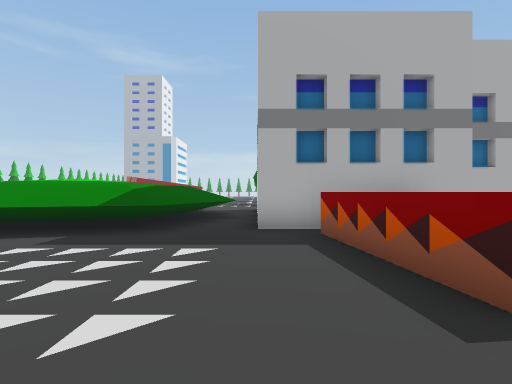
[1] (above)

24 first-person views from a walk through a 3-D level made in the Unity game engine. The camera is 1.5 m above the floor, looks level and sees 80° across. The floor is counted in squares, 2 m on a side. Each view is taken from the middle of a square. On the plan, view 1 faces up. The plan holds only what a view shows up to about 10 squares ahead; the rest is blank. The place goes on beyond the plan.

[2]
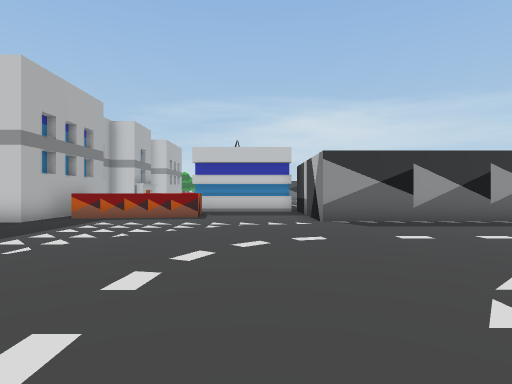

[3]
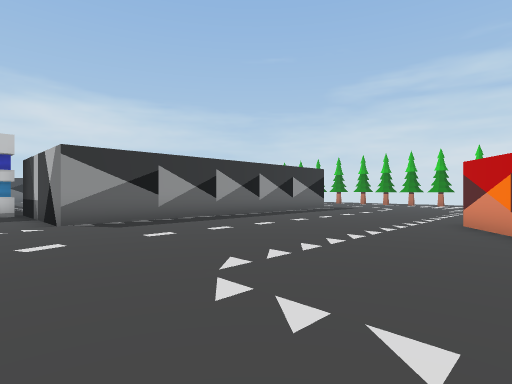

[4]
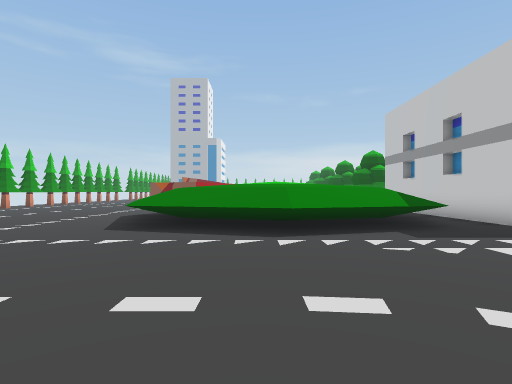

[5]
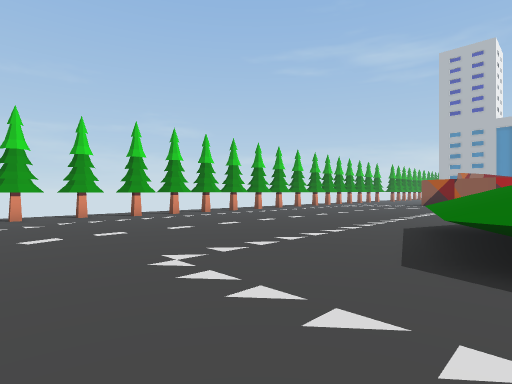

[6]
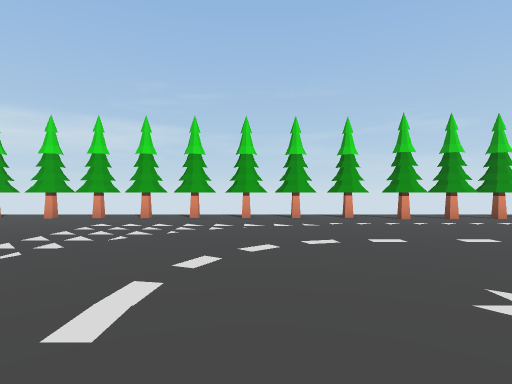

[7]
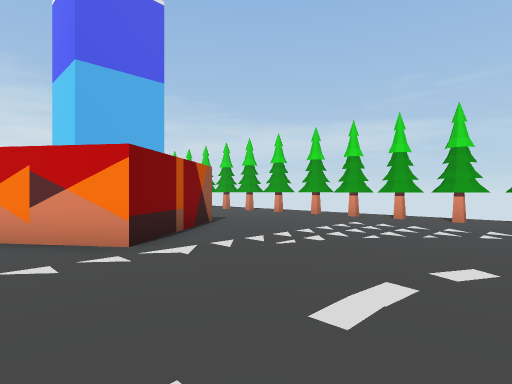

[8]
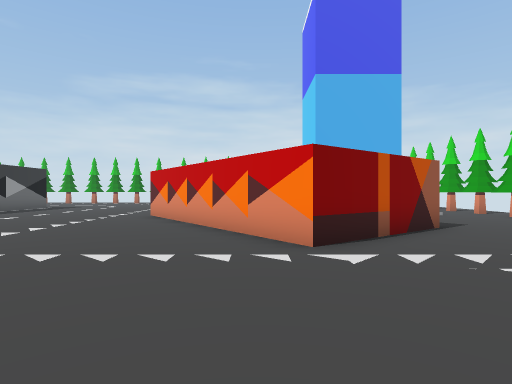

[9]
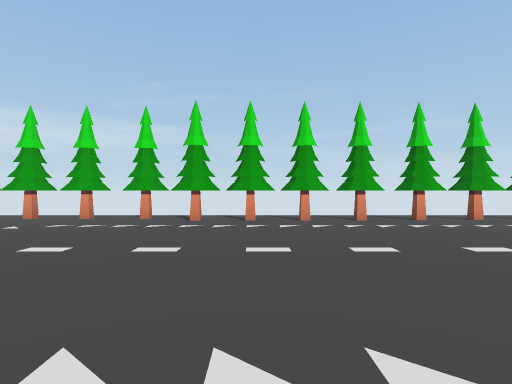

[10]
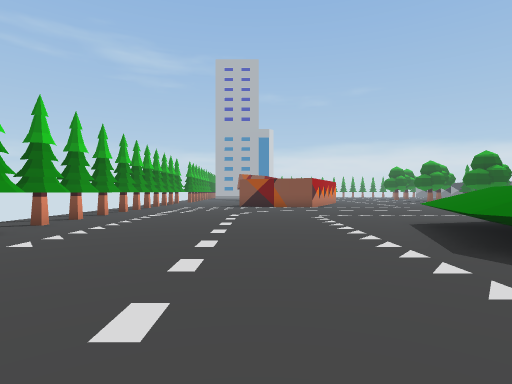

[11]
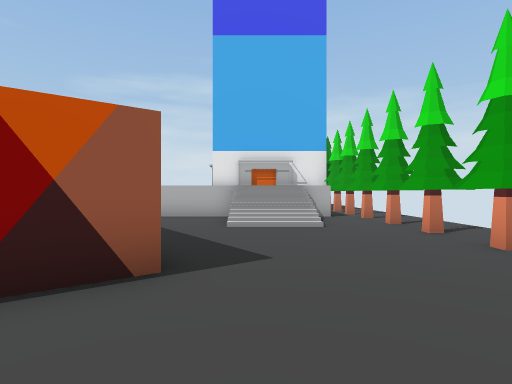

[12]
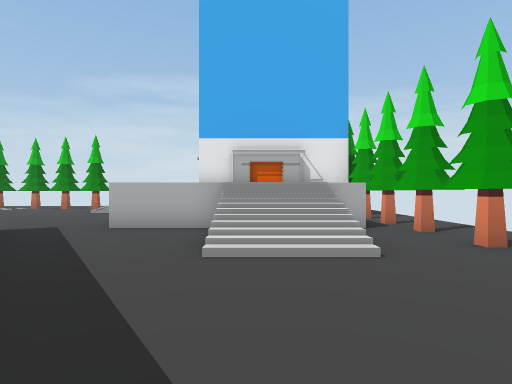

[13]
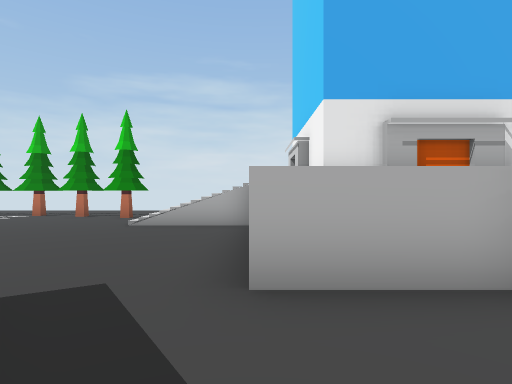

[14]
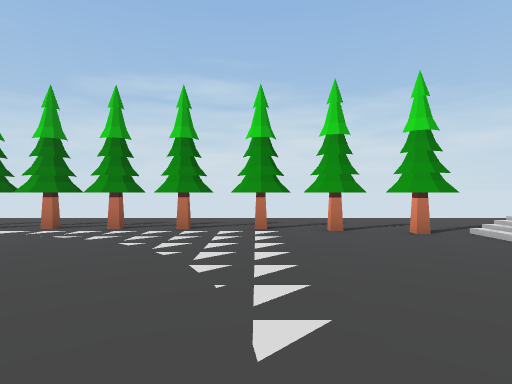

[15]
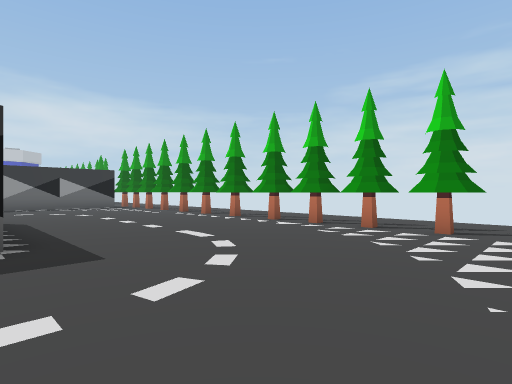

[16]
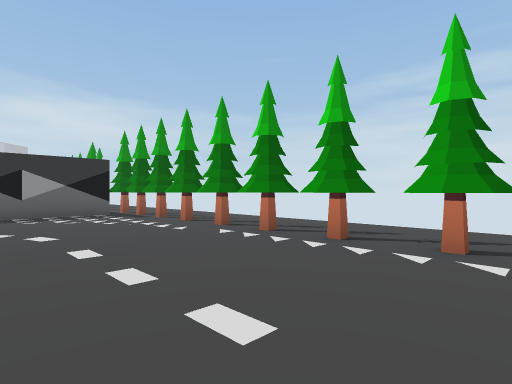

[17]
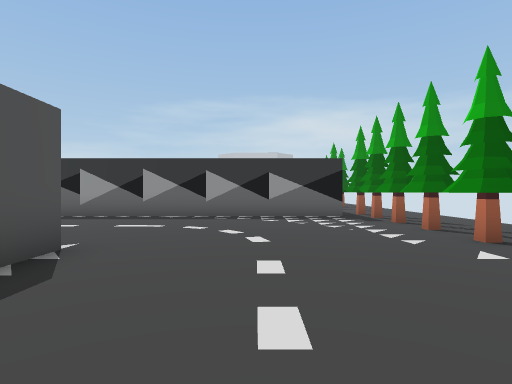

[18]
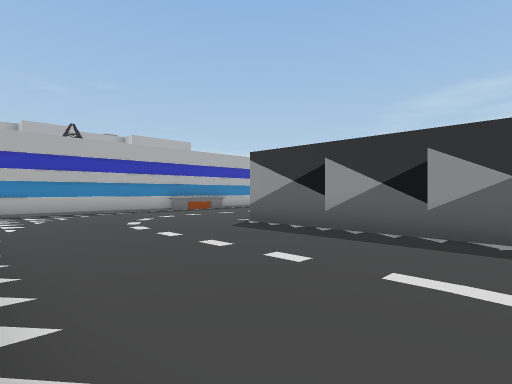

[19]
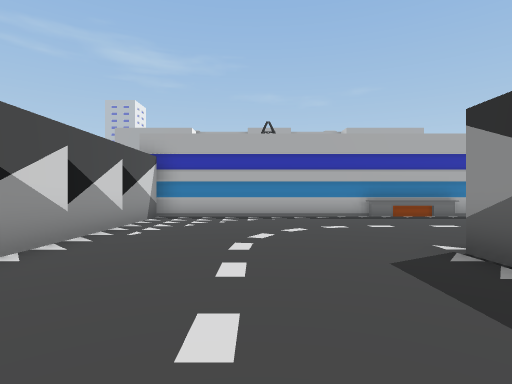

[20]
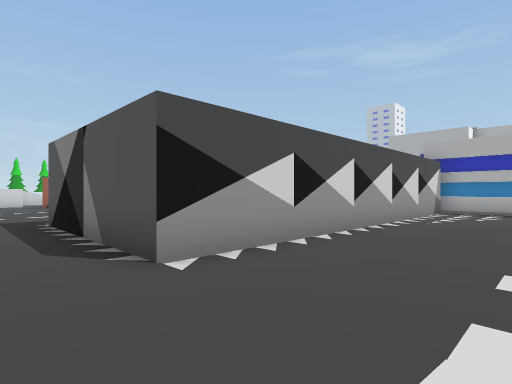

[21]
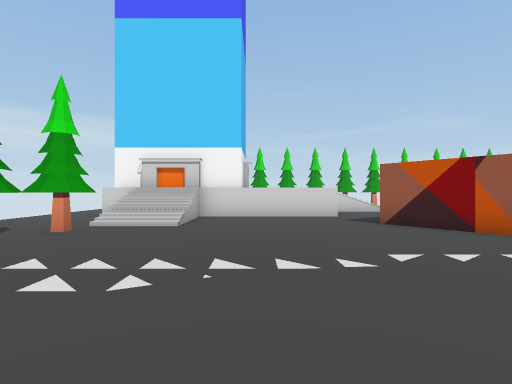

[22]
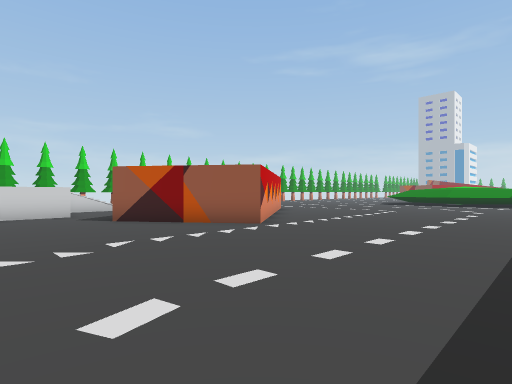

[23]
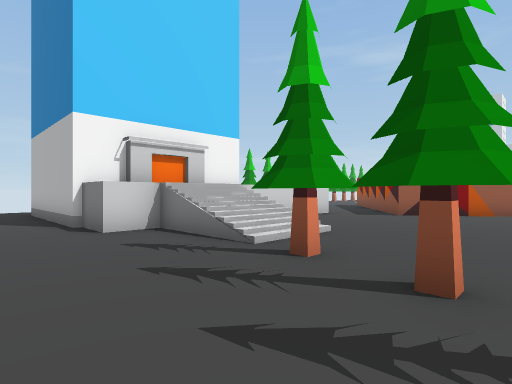

[24]
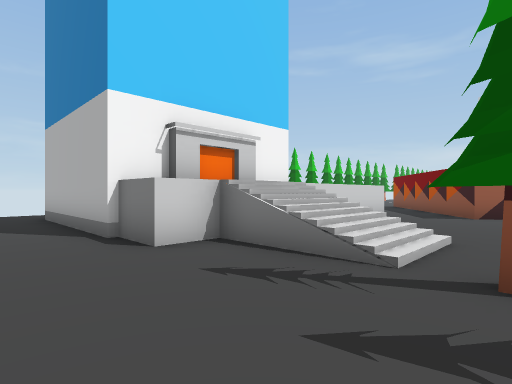

### Floor plan
Key: @ floor where view 1 was taken; # wall or solid block; . floor; / step, stairs or slope; ^ raised ledge; O other object.
Columns run from 19 left of view 1 to 13 right of it. Each row starts with its distance up from view 1.
 15 .O...........
 14 .O...........
 13 ...........^^
 12 .O........^^
 11 .O........^^
 10 ..........^
  9 .O.......^^      ^^#
  8 .O........^     ^^^#    ##
  7 ..........^^^^ ^^^.#####
  6 .O........^^^^^^^^...
  5 O............^^^.....O
  4 .....................O
  3 O....................O
  2 O....................O
  1 ......................
  0 O..................@..
 -1 .O......................#########
 -2 ...................######........
 -3 .O......#..........#    #........
 -4 .O....####.........#    #........
 -5 .....##  ##........#    #.......
 -6 .O....    #........#    #.......
 -7 .......   ##.......#    #.....#
 -8 .O......   ##.....      #.....#
 -9 .O.//...#####......     #.....#
-10 ...  ....##........     #.....#
-11 .O.  ..............     #.....#
-12 .O     O...........######.....#
-13 ..     O......................#
-14 .O     O......................#
-15  O#### O......................#
-16       O////...................#
-17       O  //...................#
-18       OOOO/OO..................
-19 .#####OO......O.OO.OO.OO.O.OOOO
-20 ...............................
-21       .........................

Positions as (right, up) in squares from view 1, and headings:
1: (0, 0), facing up
2: (-8, 0), facing right
3: (-8, 0), facing down-right
4: (-6, -1), facing up
5: (-8, 2), facing up-left
6: (-9, 2), facing left
7: (-9, 2), facing down-left
8: (-10, 2), facing down
9: (-10, 8), facing left
10: (-13, 5), facing up
11: (-15, -2), facing down
12: (-15, -5), facing down
13: (-12, -9), facing down
14: (-5, -12), facing down
15: (-5, -12), facing down-right
16: (0, -14), facing down-right
17: (1, -15), facing right
18: (5, -13), facing up-right
19: (8, -11), facing up
20: (8, -14), facing up-left
21: (-2, -14), facing left
22: (-1, -14), facing up-left
23: (-6, -21), facing up-left
24: (-8, -21), facing up-left
